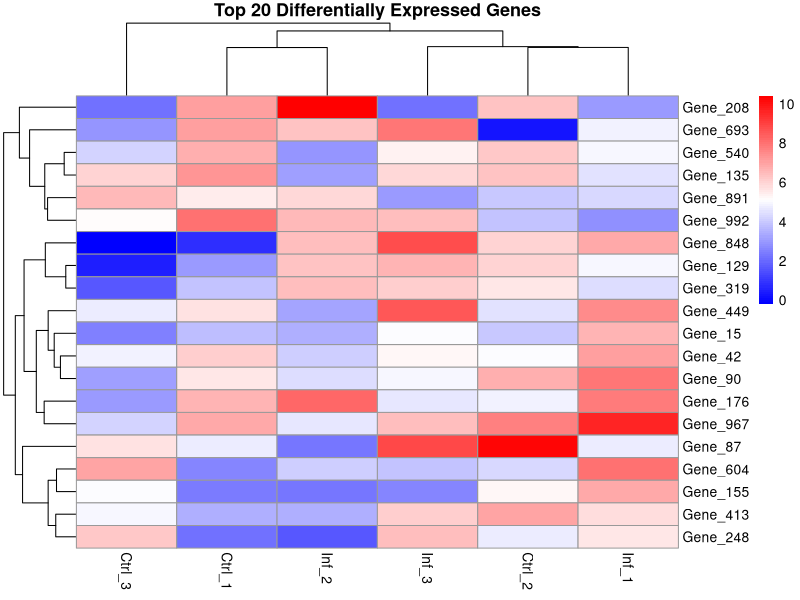
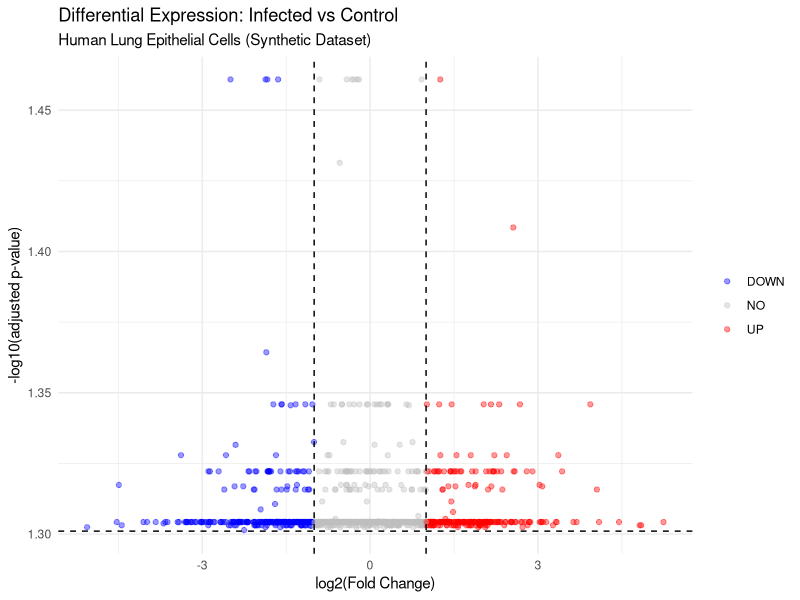

Generate these figures, in order, with R:
# RNA-seq Professional Pipeline: Synthetic Data & Visualization
if (!require("ggplot2")) install.packages("ggplot2")
if (!require("ggrepel")) install.packages("ggrepel")

# 1. GENERATE SYNTHETIC DATA
set.seed(42)
genes <- paste0("Gene_", 1:1000)
results <- data.frame(
  gene = genes,
  log2FoldChange = rnorm(1000, mean=0, sd=1.5),
  pvalue = runif(1000, 0, 0.05)
)

# Create "Significance" column
results$padj <- p.adjust(results$pvalue, method="BH")
results$diffexpressed <- "NO"
results$diffexpressed[results$log2FoldChange > 1.0 & results$padj < 0.05] <- "UP"
results$diffexpressed[results$log2FoldChange < -1.0 & results$padj < 0.05] <- "DOWN"

# 2. CREATE PROFESSIONAL VOLCANO PLOT
p <- ggplot(data=results, aes(x=log2FoldChange, y=-log10(padj), col=diffexpressed)) +
    geom_point(alpha=0.4, size=1.5) + 
    theme_minimal() +
    scale_color_manual(values=c("blue", "grey", "red")) +
    geom_vline(xintercept=c(-1, 1), col="black", linetype="dashed") +
    geom_hline(yintercept=-log10(0.05), col="black", linetype="dashed") +
    labs(title="Differential Expression: Infected vs Control",
         subtitle="Human Lung Epithelial Cells (Synthetic Dataset)",
         x="log2(Fold Change)", y="-log10(adjusted p-value)") +
    theme(legend.title = element_blank())

# 3. SAVE THE OUTPUTS
dir.create("results/plots", recursive = TRUE)
dir.create("results/tables", recursive = TRUE)

ggsave("results/plots/volcano_plot.png", p, width=7, height=5, dpi=300)
write.csv(results[results$diffexpressed != "NO", ], "results/tables/top_DEGs.csv")

print("Pipeline Finished! Check your results/ folder.")# 1. Install pheatmap if not present
if (!require("pheatmap")) install.packages("pheatmap")
library(pheatmap)

# 2. Prepare data for heatmap (Top 20 genes by p-value)
# We sort by p-value and take the top 20
top20_genes <- results[order(results$padj), ][1:20, ]
exp_matrix <- matrix(rnorm(120, mean=5, sd=2), ncol=6) # Simulated expression
rownames(exp_matrix) <- top20_genes$gene
colnames(exp_matrix) <- c("Ctrl_1", "Ctrl_2", "Ctrl_3", "Inf_1", "Inf_2", "Inf_3")

# 3. Save the Heatmap
png("results/plots/heatmap_top20.png", width=800, height=800)
pheatmap(exp_matrix, 
         main="Top 20 Differentially Expressed Genes",
         color=colorRampPalette(c("blue", "white", "red"))(100),
         cluster_cols=TRUE, 
         show_colnames=TRUE)
dev.off()
